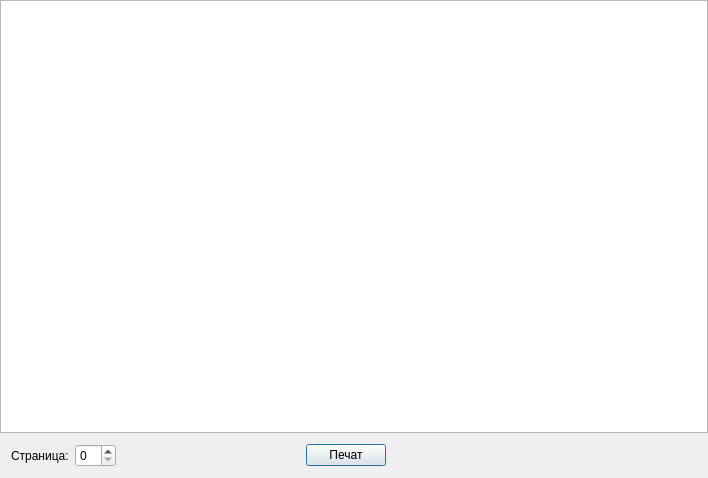
<?xml version="1.0" encoding="UTF-8"?>
<ui version="4.0">
 <class>PrintPreviewDialogClass</class>
 <widget class="QDialog" name="PrintPreviewDialogClass">
  <property name="geometry">
   <rect>
    <x>0</x>
    <y>0</y>
    <width>708</width>
    <height>478</height>
   </rect>
  </property>
  <property name="windowTitle">
   <string>PrintPreviewDialog</string>
  </property>
  <layout class="QVBoxLayout" name="verticalLayout">
   <property name="spacing">
    <number>0</number>
   </property>
   <property name="leftMargin">
    <number>0</number>
   </property>
   <property name="topMargin">
    <number>0</number>
   </property>
   <property name="rightMargin">
    <number>0</number>
   </property>
   <property name="bottomMargin">
    <number>0</number>
   </property>
   <item>
    <widget class="QGraphicsView" name="view">
     <property name="dragMode">
      <enum>QGraphicsView::DragMode::ScrollHandDrag</enum>
     </property>
    </widget>
   </item>
   <item>
    <layout class="QHBoxLayout" name="horizontalLayout_2">
     <property name="leftMargin">
      <number>0</number>
     </property>
     <property name="topMargin">
      <number>0</number>
     </property>
     <property name="rightMargin">
      <number>0</number>
     </property>
     <property name="bottomMargin">
      <number>0</number>
     </property>
     <item>
      <widget class="QFrame" name="frame">
       <property name="maximumSize">
        <size>
         <width>150</width>
         <height>16777215</height>
        </size>
       </property>
       <property name="frameShape">
        <enum>QFrame::Shape::NoFrame</enum>
       </property>
       <property name="frameShadow">
        <enum>QFrame::Shadow::Raised</enum>
       </property>
       <layout class="QHBoxLayout" name="horizontalLayout">
        <item>
         <widget class="QLabel" name="label">
          <property name="text">
           <string>Страница:</string>
          </property>
         </widget>
        </item>
        <item>
         <widget class="QSpinBox" name="pageSpin"/>
        </item>
       </layout>
      </widget>
     </item>
     <item>
      <spacer name="horizontalSpacer_4">
       <property name="orientation">
        <enum>Qt::Orientation::Horizontal</enum>
       </property>
       <property name="sizeHint" stdset="0">
        <size>
         <width>40</width>
         <height>20</height>
        </size>
       </property>
      </spacer>
     </item>
     <item>
      <widget class="QPushButton" name="printButton">
       <property name="text">
        <string>Печат</string>
       </property>
       <property name="default">
        <bool>true</bool>
       </property>
      </widget>
     </item>
     <item>
      <spacer name="horizontalSpacer">
       <property name="orientation">
        <enum>Qt::Orientation::Horizontal</enum>
       </property>
       <property name="sizeHint" stdset="0">
        <size>
         <width>40</width>
         <height>20</height>
        </size>
       </property>
      </spacer>
     </item>
     <item>
      <spacer name="horizontalSpacer_2">
       <property name="orientation">
        <enum>Qt::Orientation::Horizontal</enum>
       </property>
       <property name="sizeType">
        <enum>QSizePolicy::Policy::Fixed</enum>
       </property>
       <property name="sizeHint" stdset="0">
        <size>
         <width>150</width>
         <height>20</height>
        </size>
       </property>
      </spacer>
     </item>
    </layout>
   </item>
  </layout>
 </widget>
 <layoutdefault spacing="6" margin="11"/>
 <resources/>
 <connections/>
</ui>
